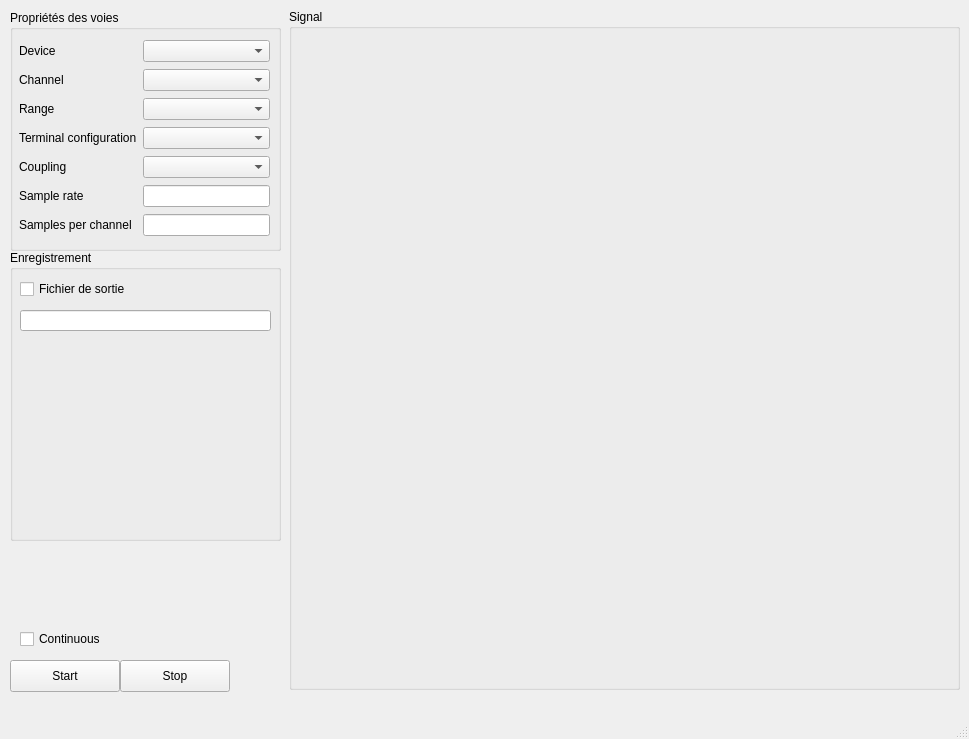
<?xml version="1.0" encoding="UTF-8"?>
<ui version="4.0">
 <class>DAQ</class>
 <widget class="QMainWindow" name="DAQ">
  <property name="geometry">
   <rect>
    <x>0</x>
    <y>0</y>
    <width>969</width>
    <height>739</height>
   </rect>
  </property>
  <property name="windowTitle">
   <string>DAQ</string>
  </property>
  <widget class="QWidget" name="centralwidget">
   <widget class="QGroupBox" name="prop_in">
    <property name="geometry">
     <rect>
      <x>10</x>
      <y>10</y>
      <width>271</width>
      <height>241</height>
     </rect>
    </property>
    <property name="title">
     <string>Propriétés des voies</string>
    </property>
    <widget class="QWidget" name="gridLayoutWidget">
     <property name="geometry">
      <rect>
       <x>9</x>
       <y>29</y>
       <width>251</width>
       <height>205</height>
      </rect>
     </property>
     <layout class="QGridLayout" name="gridLayout">
      <item row="5" column="1">
       <widget class="QLineEdit" name="lineEdit"/>
      </item>
      <item row="6" column="1">
       <widget class="QLineEdit" name="lineEdit_2"/>
      </item>
      <item row="3" column="1">
       <widget class="QComboBox" name="terminal_config_ui"/>
      </item>
      <item row="4" column="1">
       <widget class="QComboBox" name="coupling_ui"/>
      </item>
      <item row="6" column="0">
       <widget class="QLabel" name="label_6">
        <property name="text">
         <string>Samples per channel</string>
        </property>
       </widget>
      </item>
      <item row="4" column="0">
       <widget class="QLabel" name="label_4">
        <property name="text">
         <string>Coupling</string>
        </property>
       </widget>
      </item>
      <item row="5" column="0">
       <widget class="QLabel" name="label_5">
        <property name="text">
         <string>Sample rate</string>
        </property>
       </widget>
      </item>
      <item row="3" column="0">
       <widget class="QLabel" name="label_3">
        <property name="text">
         <string>Terminal configuration</string>
        </property>
       </widget>
      </item>
      <item row="2" column="0">
       <widget class="QLabel" name="label_2">
        <property name="text">
         <string>Range</string>
        </property>
       </widget>
      </item>
      <item row="1" column="1">
       <widget class="QComboBox" name="channel_ui"/>
      </item>
      <item row="1" column="0">
       <widget class="QLabel" name="label">
        <property name="text">
         <string>Channel</string>
        </property>
       </widget>
      </item>
      <item row="2" column="1">
       <widget class="QComboBox" name="range_ui"/>
      </item>
      <item row="0" column="0">
       <widget class="QLabel" name="label_7">
        <property name="text">
         <string>Device</string>
        </property>
       </widget>
      </item>
      <item row="0" column="1">
       <widget class="QComboBox" name="device_ui"/>
      </item>
     </layout>
    </widget>
   </widget>
   <widget class="QGroupBox" name="prop_out">
    <property name="geometry">
     <rect>
      <x>10</x>
      <y>250</y>
      <width>271</width>
      <height>291</height>
     </rect>
    </property>
    <property name="title">
     <string>Enregistrement</string>
    </property>
    <widget class="QCheckBox" name="checkBox_2">
     <property name="geometry">
      <rect>
       <x>10</x>
       <y>30</y>
       <width>121</width>
       <height>18</height>
      </rect>
     </property>
     <property name="text">
      <string>Fichier de sortie</string>
     </property>
    </widget>
    <widget class="QLineEdit" name="lineEdit_3">
     <property name="geometry">
      <rect>
       <x>10</x>
       <y>60</y>
       <width>251</width>
       <height>21</height>
      </rect>
     </property>
    </widget>
   </widget>
   <widget class="QGroupBox" name="groupBox">
    <property name="geometry">
     <rect>
      <x>289</x>
      <y>9</y>
      <width>671</width>
      <height>681</height>
     </rect>
    </property>
    <property name="title">
     <string>Signal</string>
    </property>
    <widget class="QWidget" name="verticalLayoutWidget">
     <property name="geometry">
      <rect>
       <x>9</x>
       <y>29</y>
       <width>651</width>
       <height>641</height>
      </rect>
     </property>
     <layout class="QVBoxLayout" name="plot_layout"/>
    </widget>
   </widget>
   <widget class="QCheckBox" name="checkBox">
    <property name="geometry">
     <rect>
      <x>20</x>
      <y>630</y>
      <width>91</width>
      <height>18</height>
     </rect>
    </property>
    <property name="text">
     <string>Continuous</string>
    </property>
   </widget>
   <widget class="QPushButton" name="pushButton">
    <property name="geometry">
     <rect>
      <x>10</x>
      <y>660</y>
      <width>110</width>
      <height>32</height>
     </rect>
    </property>
    <property name="text">
     <string>Start</string>
    </property>
   </widget>
   <widget class="QPushButton" name="pushButton_2">
    <property name="geometry">
     <rect>
      <x>120</x>
      <y>660</y>
      <width>110</width>
      <height>32</height>
     </rect>
    </property>
    <property name="text">
     <string>Stop</string>
    </property>
   </widget>
  </widget>
  <widget class="QMenuBar" name="menubar">
   <property name="geometry">
    <rect>
     <x>0</x>
     <y>0</y>
     <width>969</width>
     <height>22</height>
    </rect>
   </property>
  </widget>
  <widget class="QStatusBar" name="statusbar"/>
 </widget>
 <resources/>
 <connections/>
</ui>
